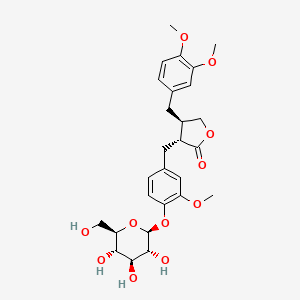
#> input picture python/output/images/100528.png, 300 x 300 px; its folder holds only this picture in this run
$ python PNGtoSVG.py
#> lines starting #> are read from the running program, lines starting #| are printed output that depends on the picture; after the words box and inside, x2 and y2 are one past the last pixel; in counts of white or black regions, pixels touching at a corner belong together
import os
import cv2

def png_to_svg(input_path, output_path):
#> called with input_path = 'images/100528.png', output_path = 'output_svg/100528.svg'
    img = cv2.imread(input_path)
#> img is the input picture: shape (300, 300, 3); mean B, G, R 241.7, 241.7, 242.8

    if img is None:
        print(f"Không đọc được ảnh: {input_path}")
        return

    gray = cv2.cvtColor(img, cv2.COLOR_BGR2GRAY)

    # Làm mượt để giảm nhiễu
    blur = cv2.GaussianBlur(gray, (5, 5), 0)
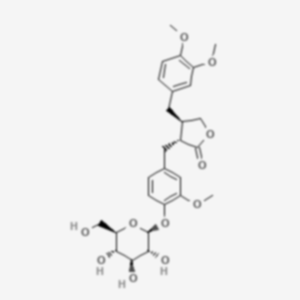
#> blur: shape (300, 300); min 1, max 245, mean 242

    # Edge detection cho ảnh line-art
    edges = cv2.Canny(blur, 60, 180)
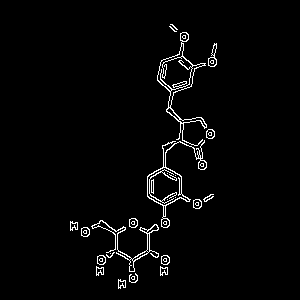
#> edges: shape (300, 300); 2.5% white in thin lines or dots, all inside (x1, y1, x2, y2) = (70, 24, 217, 289)

    contours, _ = cv2.findContours(
        edges,
        cv2.RETR_TREE,
        cv2.CHAIN_APPROX_NONE
    )
#> contours = 77 contours, 34 with area under 20; largest, box (x1, y1, x2, y2) and area: (157, 32, 207, 146) 1382, (147, 140, 207, 228) 1259, (147, 167, 190, 206) 1020, (157, 43, 193, 92) 886, (91, 220, 159, 272) 268

    height, width = gray.shape
#> height = 300; width = 300

    with open(output_path, "w", encoding="utf-8") as f:
        f.write(f'<svg xmlns="http://www.w3.org/2000/svg" '
                f'width="{width}" height="{height}" '
                f'viewBox="0 0 {width} {height}">\n')

        for contour in contours:

            # Lọc contour quá nhỏ (nhiễu)
            if cv2.contourArea(contour) < 5:
                continue

            # Làm gọn số điểm để bớt răng cưa
            epsilon = 0.003 * cv2.arcLength(contour, True)
            approx = cv2.approxPolyDP(contour, epsilon, True)

            f.write('<path d="')

            for i, point in enumerate(approx):
                x, y = point[0]
                if i == 0:
                    f.write(f'M {x} {y} ')
                else:
                    f.write(f'L {x} {y} ')

            f.write('" stroke="black" stroke-width="1" fill="none"/>\n')
#> this loop made 77 passes
#> epsilon on passes 1 to 12: 0.112, 0.0964, 0.0325, 0.029, 0.148, 0.108, 0.0964, 0.108, 0.0964, 0.0915, 0.0844, 0.0325
#> contour on passes 18, 47, 48, 51, 52: [[110, 253]], [[167, 199]], [[175, 197]], [[175, 175]], [[167, 173]]

        f.write('</svg>')

    print(f"Đã tạo: {output_path}")


def convert_folder(input_folder, output_folder):
    os.makedirs(output_folder, exist_ok=True)

    for file in os.listdir(input_folder):
        if file.lower().endswith(".png"):
            input_path = os.path.join(input_folder, file)
            output_name = os.path.splitext(file)[0] + ".svg"
            output_path = os.path.join(output_folder, output_name)

            png_to_svg(input_path, output_path)


# ==== CHỈNH 2 DÒNG NÀY ====
input_folder = "images"
output_folder = "output_svg"

convert_folder(input_folder, output_folder)

$ run again, on python/output/images/14036811.png
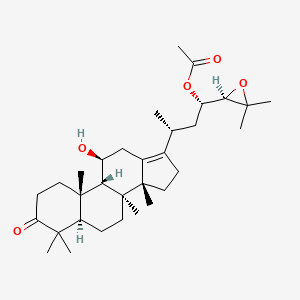
#> input picture python/output/images/14036811.png, 300 x 300 px
#> in png_to_svg, img is the input picture: shape (300, 300, 3); mean B, G, R 241.3, 241.3, 241.9
#> in png_to_svg, `blur = cv2.GaussianBlur(gray, (5, 5), 0)`:
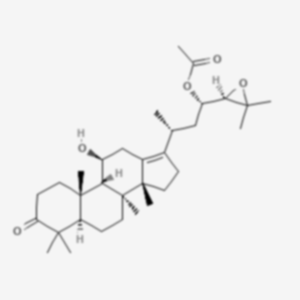
#> blur: shape (300, 300); min 0, max 245, mean 241.5
#> in png_to_svg, `edges = cv2.Canny(blur, 60, 180)`:
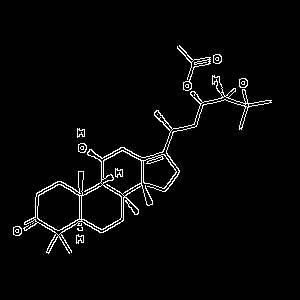
#> edges: shape (300, 300); 2.9% white in thin lines or dots, all inside (x1, y1, x2, y2) = (13, 45, 272, 254)
#> contours = 58 contours, 20 with area under 20; largest, box (x1, y1, x2, y2) and area: (23, 75, 272, 254) 6448, (37, 184, 80, 231) 1439, (81, 150, 142, 233) 1384, (81, 184, 122, 230) 1319, (143, 154, 177, 189) 724
#> the loop in png_to_svg, `for contour in contours:` made 58 passes
#> epsilon on passes 1, 2, 4, 5, 6, 7, 9, 10: 0.108, 0.0964, 0.0915, 0.0844, 0.0325, 0.029, 0.0915, 0.0844

$ run again, on python/output/images/14236566.png
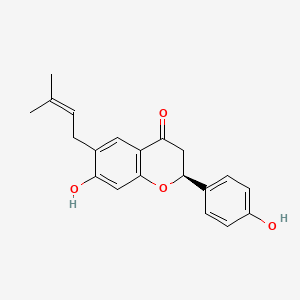
#> input picture python/output/images/14236566.png, 300 x 300 px
#> in png_to_svg, img is the input picture: shape (300, 300, 3); mean B, G, R 242.5, 242.5, 242.8
#> in png_to_svg, `blur = cv2.GaussianBlur(gray, (5, 5), 0)`:
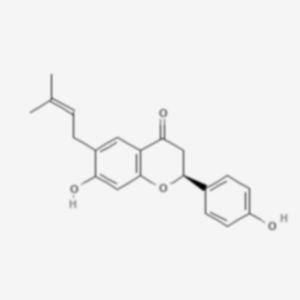
#> blur: shape (300, 300); min 0, max 245, mean 242.6
#> in png_to_svg, `edges = cv2.Canny(blur, 60, 180)`:
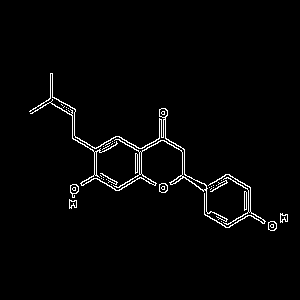
#> edges: shape (300, 300); 2.2% white in thin lines or dots, all inside (x1, y1, x2, y2) = (29, 73, 288, 231)
#> contours = 56 contours, 36 with area under 20; largest, box (x1, y1, x2, y2) and area: (29, 73, 228, 222) 465, (204, 174, 266, 228) 86, (70, 184, 79, 198) 68, (268, 221, 277, 231) 65, (159, 183, 168, 193) 65
#> the loop in png_to_svg, `for contour in contours:` made 56 passes
#> epsilon on passes 1, 2, 3, 4, 6, 7, 8, 9: 0.0915, 0.0844, 0.0325, 0.029, 0.112, 0.0964, 0.108, 0.0964

$ run again, on python/output/images/160511.png
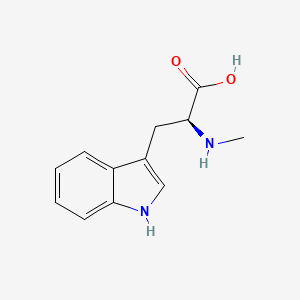
#> input picture python/output/images/160511.png, 300 x 300 px
#> in png_to_svg, img is the input picture: shape (300, 300, 3); mean B, G, R 243.1, 242.6, 242.9
#> in png_to_svg, `blur = cv2.GaussianBlur(gray, (5, 5), 0)`:
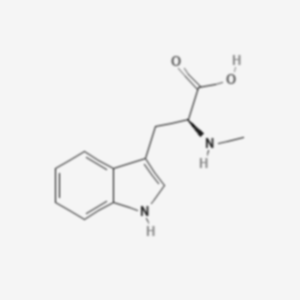
#> blur: shape (300, 300); min 32, max 245, mean 242.8
#> in png_to_svg, `edges = cv2.Canny(blur, 60, 180)`:
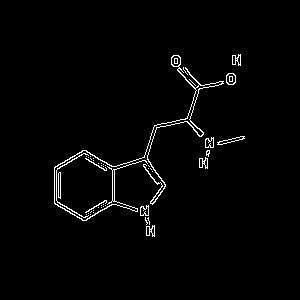
#> edges: shape (300, 300); 1.9% white in thin lines or dots, all inside (x1, y1, x2, y2) = (54, 54, 245, 237)
#> contours = 66 contours, 43 with area under 20; largest, box (x1, y1, x2, y2) and area: (54, 55, 224, 221) 354, (226, 73, 236, 85) 91, (226, 73, 236, 85) 81, (171, 55, 181, 67) 81, (217, 136, 245, 145) 72
#> the loop in png_to_svg, `for contour in contours:` made 66 passes
#> contour on passes 2, 7, 8, 9, 10, 11, 12, 13: [[149, 230], [150, 229], [151, 230], [150, 231]], [[90, 214]], [[86, 214]], [[88, 213]], [[93, 212]], [[91, 211], [90, 212]], [[93, 210]], [[101, 207]]

$ run again, on python/output/images/119034.png
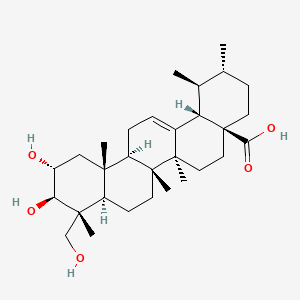
#> input picture python/output/images/119034.png, 300 x 300 px
#> in png_to_svg, img is the input picture: shape (300, 300, 3); mean B, G, R 240.3, 240.3, 240.9
#> in png_to_svg, `blur = cv2.GaussianBlur(gray, (5, 5), 0)`:
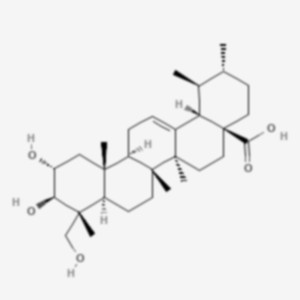
#> blur: shape (300, 300); min 0, max 245, mean 240.5
#> in png_to_svg, `edges = cv2.Canny(blur, 60, 180)`:
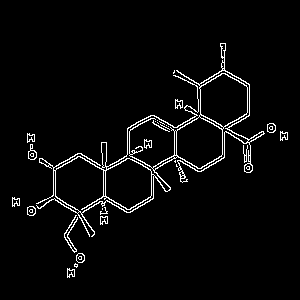
#> edges: shape (300, 300); 3.5% white in thin lines or dots, all inside (x1, y1, x2, y2) = (12, 43, 288, 278)
#> contours = 75 contours, 38 with area under 20; largest, box (x1, y1, x2, y2) and area: (36, 43, 265, 237) 8812, (55, 156, 155, 214) 2180, (199, 73, 248, 128) 1884, (105, 158, 152, 210) 1763, (176, 116, 223, 169) 1758
#> the loop in png_to_svg, `for contour in contours:` made 75 passes
#> epsilon on passes 1, 2, 3, 5, 6, 7, 8, 9: 0.112, 0.0964, 0.035, 0.0879, 0.0844, 0.0325, 0.029, 0.103
